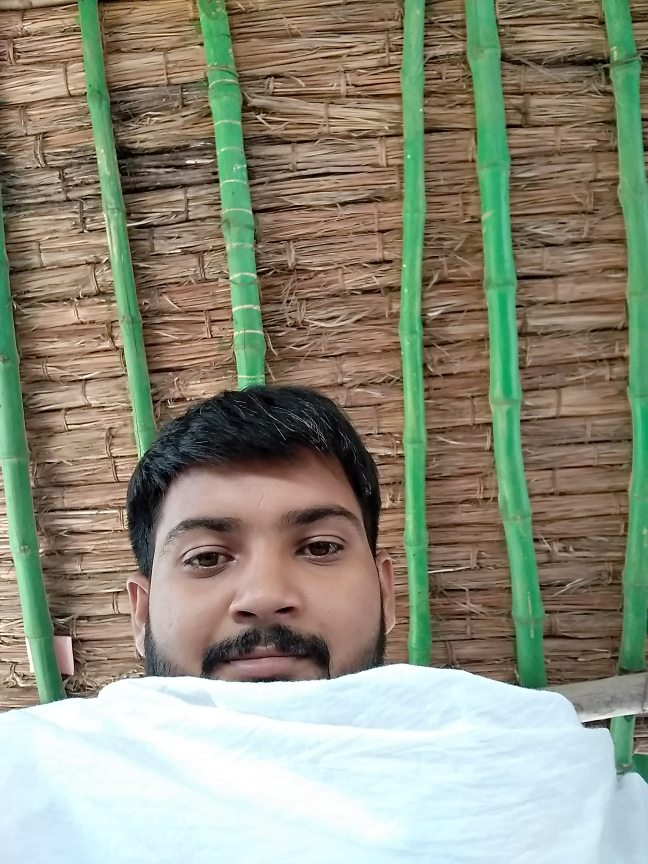
#> input picture IMG_20190516_133811.jpg, 1944 x 2592 px (shown at 1/3 size)
$ python opencv_computer_vision.py
#> lines starting #> are read from the running program, lines starting #| are printed output that depends on the picture
import cv2


# read a image in coloured
img=cv2.imread('IMG_20190516_133811.jpg',1)
#> img is the input picture: shape (2592, 1944, 3); mean B, G, R 124, 142.1, 142.1

# read a inage in gray scale or black n white

img_1=cv2.imread('IMG_20190516_133811.jpg',0)
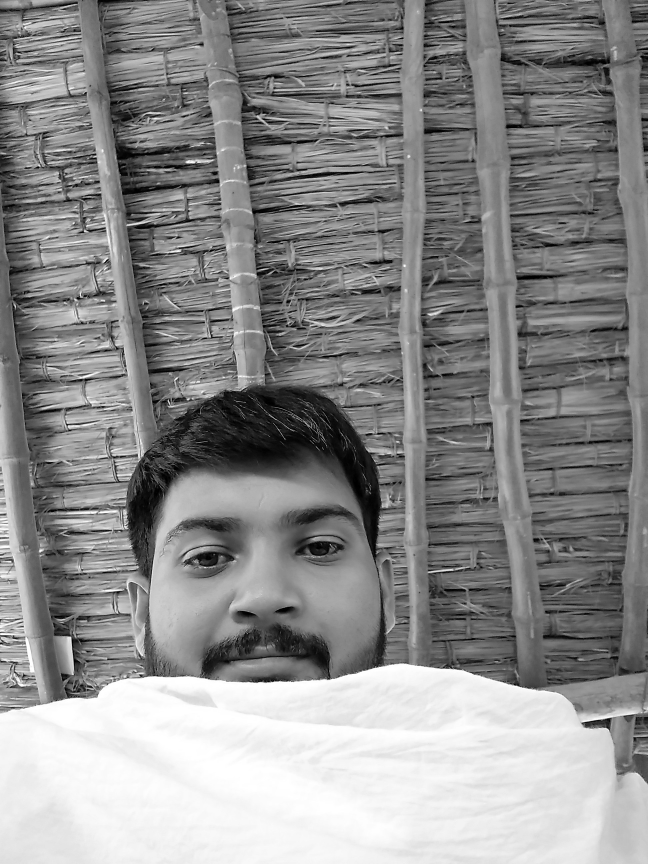
#> img_1: shape (2592, 1944) (shown at 1/3 size); min 0, max 255, mean 140

print('type of image readed by opencv\n\n',type(img))
#| type of image readed by opencv
#|  <class 'numpy.ndarray'>

print(img.shape)
#| (2592, 1944, 3)

# cv2.imshow('my own image',img)
# cv2.waitKey(0)
# cv2.destroyAllWindows()

resi_img=cv2.resize(img,(int(img.shape[0]/4),int(img.shape[1]/4)))
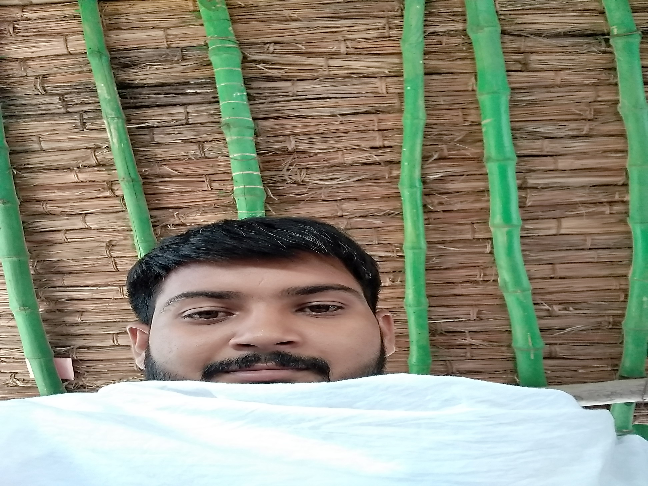
#> resi_img: shape (486, 648, 3); mean B, G, R 124.1, 142.2, 142.1
cv2.imshow('my image',resi_img)
cv2.waitKey(0)
cv2.destroyAllWindows()

$ run again, with bird.png saved as IMG_20190516_133811.jpg
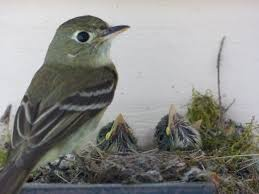
#> input picture bird.png, 259 x 194 px
#> img is the input picture: shape (194, 259, 3); mean B, G, R 135.7, 138.8, 138.6
#> `img_1=cv2.imread('IMG_20190516_133811.jpg',0)`:
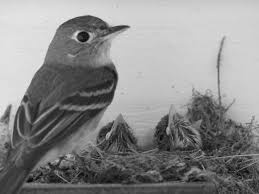
#> img_1: shape (194, 259); min 0, max 236, mean 138.4
#| type of image readed by opencv
#|  <class 'numpy.ndarray'>
#| (194, 259, 3)
#> `resi_img=cv2.resize(img,(int(img.shape[0]/4),int(img.shape[1]/4)))`:
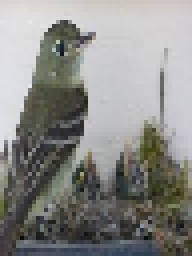
#> resi_img: shape (64, 48, 3) (shown 4 times larger); mean B, G, R 135.4, 138.5, 138.3
